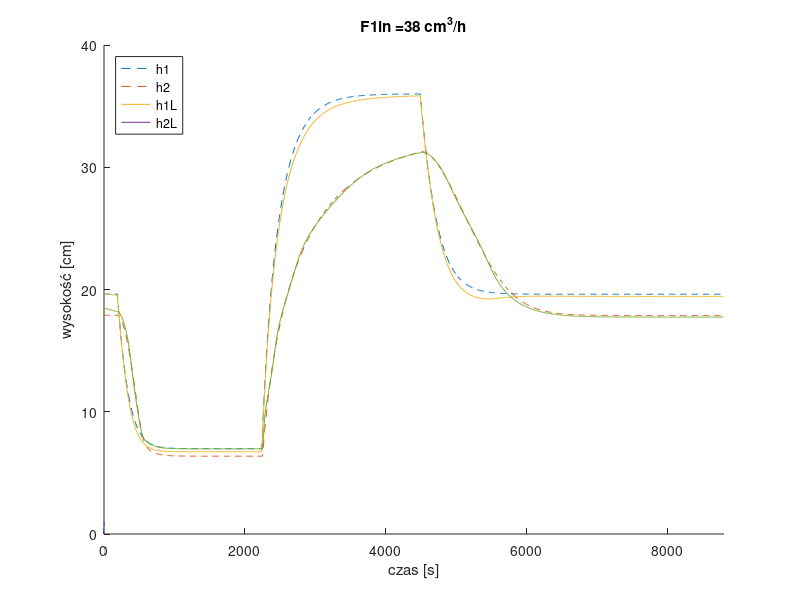
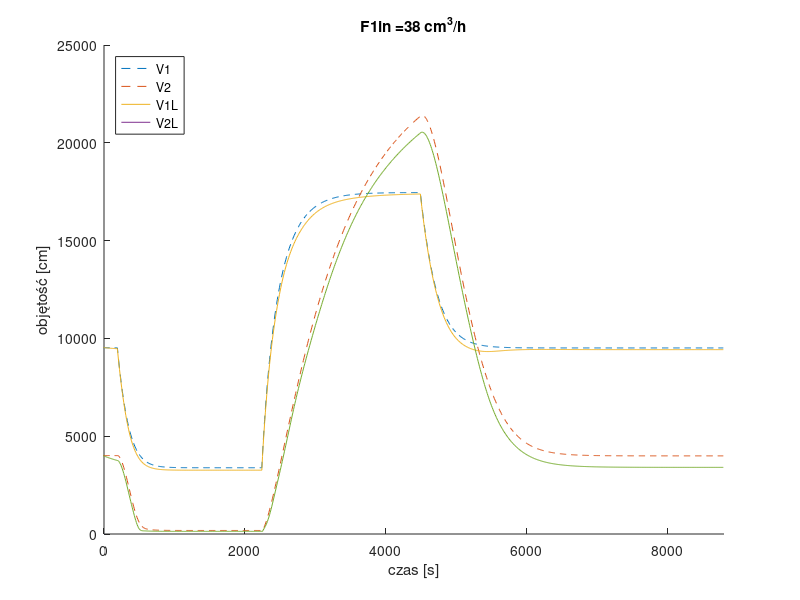
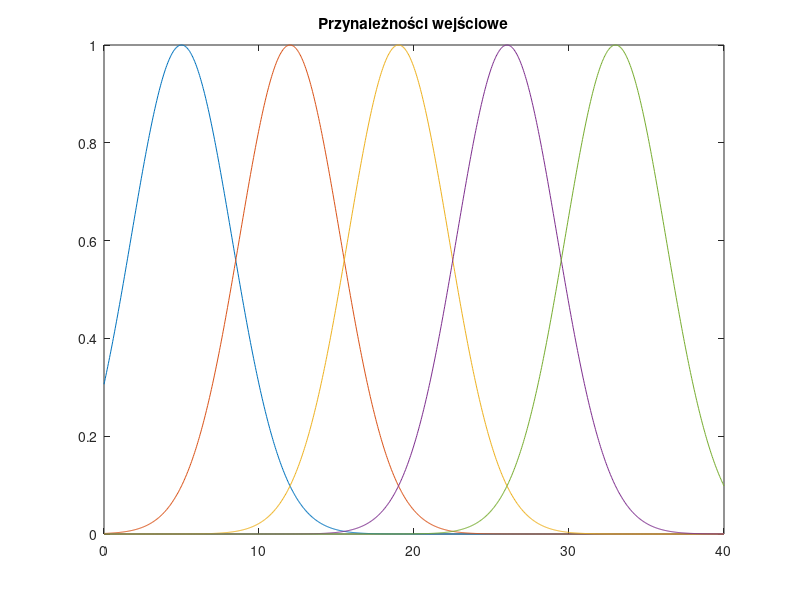

Write the MATLAB code that produced these figures, in order.
clear all;
close(figure(1));
close(figure(2));

%================= INIT ====================%
Tp = 10; % okres próbkowania 
k = 9000/Tp; % liczba próbek

time = linspace(-200,(k-1)*Tp-200,k);

A1 = 485; % cm^2
C2 = 0.7;
a1 = 21;
a2 = 22;

F1 = zeros(1,k);
F2 = zeros(1,k);
F3 = zeros(1,k);
F1in = zeros(1, k);

F1_L = zeros(1,k);
F2_L= zeros(1,k);
F3_L = zeros(1,k);

V1 = zeros(1, k);
V2 = zeros(1, k);
dV1 = zeros(1, k);
dV2 = zeros(1, k);

V1L = zeros(1, k);
V2L = zeros(1, k);
dV1L = zeros(1, k);
dV2L = zeros(1, k);

h2 = zeros(1, k);
h1 = zeros(1, k);

h2_L = zeros(1, k);
h1_L = zeros(1, k);

tau = 200/Tp; % s

h2_0 = 17.894;
h1_0 = a2^2/a1^2*h2_0;
V1_0 = h1_0*A1;
V2_0 = C2*h2_0^3;


h2(1:tau) = h2_0;
h1(1:tau) = h1_0;
h2_L(1:tau) = h2_0;
h1_L(1:tau) = h1_0;

FD = 18;

%================================================%
%========= Zmienne liniowy model rozmyty ========%
%================================================%
    n = 5;
    h2_0_L = zeros(1, n);
    h1_0_L = zeros(1, n);
    V1_0_L = zeros(1, n);
    V1_0_L = zeros(1, n);
    
    sqrt_h1_0 = zeros(1, n);
    sqrt_h2_0 = zeros(1, n);
    
    sqrtV20 = zeros(1, n);
    sqrt2V20 = zeros(1, n);

    w = zeros(1,n);
      
    h1_L_M = zeros(1,n);
    h2_L_M = zeros(1,n);
    V1L_M = zeros(1,n);
    V2L_M = zeros(1,n);





%=============== Przynależności wejściowe ===============%


h2_0_L(1) = 5;
h2_0_L(2) = 12;
h2_0_L(3) = 19;
h2_0_L(4) = 26;
h2_0_L(5) = 33;

h2_max = 40;
res = 1000;
x = linspace(0, h2_max, res);
%diff = 3.25;
diff = 3.25;

% w_arr{1} = trimf(x, [0  h2_0_L(1)     h2_0_L(2)+diff]);  % Przynależność do zbioru A1
% w_arr{2} = trimf(x, [h2_0_L(2)-diff   h2_0_L(2)     h2_0_L(2)+diff]);  % Przynależność do zbioru A2
% w_arr{3} = trimf(x, [h2_0_L(3)-diff   h2_0_L(3)     h2_0_L(3)+diff]); % Przynależność do zbioru A3
% w_arr{4} = trimf(x, [h2_0_L(4)-diff   h2_0_L(4)     h2_0_L(4)+diff]);  % Przynależność do zbioru A4
% w_arr{5} = trimf(x, [h2_0_L(5)-diff   h2_0_L(5)            h2_max]);  % Przynależność do zbioru A5

w_arr{1} = gaussmf(x, [diff   h2_0_L(1)]);  % Przynależność do zbioru A1
w_arr{2} = gaussmf(x, [diff   h2_0_L(2)]);  % Przynależność do zbioru A2
w_arr{3} = gaussmf(x, [diff   h2_0_L(3)]); % Przynależność do zbioru A3
w_arr{4} = gaussmf(x, [diff   h2_0_L(4)]);  % Przynależność do zbioru A4
w_arr{5} = gaussmf(x, [diff   h2_0_L(5)]);  % Przynależność do zbioru A5

% w_arr{1} = trapmf(x, [-5 2.5  7.5 10]);  % Przynależność do zbioru A1
% w_arr{2} = trapmf(x, [5 10 14 19]);  % Przynależność do zbioru A2
% w_arr{3} = trapmf(x, [12 17 21 26]); % Przynależność do zbioru A3
% w_arr{4} = trapmf(x, [19 24 28 33]);  % Przynależność do zbioru A4
% w_arr{5} = trapmf(x, [26 31 35 40]);  % Przynależność do zbioru A5

figure(3)
plot(x, w_arr{1}, x, w_arr{2}, x, w_arr{3}, x, w_arr{4}, x, w_arr{5});
title('Przynależności wejściowe');
    

for j = 1:n
    h1_0_L(j) = a2^2/a1^2*h2_0_L(j);
    V1_0_L(j) = h1_0_L(j)*A1;
    V2_0_L(j) = C2*h2_0_L(j)^3;
    
    sqrt_h1_0(j) = sqrt(h1_0_L(j));
    sqrt_h2_0(j) = sqrt(h2_0_L(j));
    
    sqrtV20(j) = nthroot(V2_0_L(j)/C2, 3);
    sqrt2V20(j) = nthroot((V2_0_L(j)/C2)^2, 3);
end

%=======================================%
V1(1:tau) = V1_0;
V2(1:tau) = V2_0;
V1L(1:tau) = V1_0;
V2L(1:tau) = V2_0;

%===============================%
%========= F1in wartość ========%
   ster = 75/2;
   ster2 = 72*1.5;
   ster3 = 75;
%===============================%

F1in(1:tau) = 75;
F1in(tau+1:k/2) = ster;
F1in(k/4+1:k) = ster2;
F1in(k/2+1:k) = ster3;
F1(1:tau) = 75;
F1_L(1:tau) = ster;
F2(1:tau) = a1*sqrt(h1_0);
F3(1:tau) = a2*sqrt(h2_0);
F2_L(1:tau) = F2(1:tau);
F3_L(1:tau) = F3(1:tau);





for i=(tau+1):k
    %================== MODEL NIELINIOWY ==================%  
    % zmodyfikowana metoda Eulera

    pomV1 = V1(i-1) + 0.5*Tp*(F1(i-1) + FD - a1*sqrt(h1(i-1)));
    if pomV1 < 0
        pomV1 = 0;
    end
    pomV2 = V2(i-1) + 0.5*Tp*(a1*sqrt(h1(i-1)) - a2*sqrt(h2(i-1)));
    if pomV2 < 0
        pomV2 = 0;
    end

    pomh1 = pomV1/A1;
    pomh2 = nthroot(pomV2/C2, 3);

    F1(i) = F1in(i - tau);
    F2(i) = a1*sqrt(pomh1);
    F3(i) = a2*sqrt(pomh2);

    dV1(i) = F1(i) + FD - F2(i); 
    dV2(i) = F2(i) - F3(i);

    V1(i) = V1(i-1) + Tp*dV1(i);

    if V1(i) < 0
        V1(i) = 0;
    end

    V2(i) = V2(i-1) + Tp*dV2(i);

    if V2(i) < 0
        V2(i) = 0;
    end

    h1(i) = V1(i)/A1;
    h2(i) = nthroot(V2(i)/C2, 3);



  %================== LINIOWY MODEL ROZMYTY ==================% 

    index = round(res   *  min(h2_max , h2_L(i-1))    /h2_max);
    
    for j = 1:n
        w(j) = w_arr{j}(index);
    end

  for j = 1:n
        if w(j) == 0
            V1L_M(j) = 0;
            V2L_M(j) = 0;
            h1_L_M(j) = 0;
            h2_L_M(j) = 0;
            continue
        end


       sqrt_h1_L = sqrt_h1_0(j) + (h1_L(i-1) - h1_0_L(j))/(2*sqrt_h1_0(j));
       sqrt_h2_L = sqrt_h2_0(j) + (h2_L(i-1) - h2_0_L(j))/(2*sqrt_h2_0(j));
    
       pomV1L = V1L(i-1) + 0.5*Tp*(F1_L(i-1) + FD - a1*sqrt_h1_L);
        if pomV1L < 0
            pomV1L = 0;
        end
    
       pomV2L = V2L(i-1) + 0.5*Tp*(a1*sqrt_h1_L - a2*sqrt_h2_L);
       if pomV2L < 0 
           pomV2L = 0;
       end
    
       pomh1_L = pomV1L/A1;
       pomh2_L = sqrtV20(j) + (pomV2L - V2_0_L(j))/(3*sqrt2V20(j));
       sqrt_h1_L = sqrt_h1_0(j) + (pomh1_L - h1_0_L(j))/(2*sqrt_h1_0(j));
       sqrt_h2_L = sqrt_h2_0(j) + (pomh2_L - h2_0_L(j))/(2*sqrt_h2_0(j));
    
       F1_L(i) = F1in(i - tau);
       F2_L(i) = a1*sqrt_h1_L ;
       F3_L(i) = a2*sqrt_h2_L ;
    
       dV1L(i) = F1_L(i) + FD - F2_L(i); 
       dV2L(i) = F2_L(i) - F3_L(i);
    
       V1L_M(j) = V1L(i-1) + Tp*dV1L(i);
    
       if V1L_M(j) < 0
           V1L_M(j) = 0;
       end
    
       V2L_M(j) = V2L(i-1) + Tp*dV2L(i);
    
       if V2L_M(j) < 0
           V2L_M(j) = 0;
       end
    
       h1_L_M(j) = V1L_M(j)/A1;
       h2_L_M(j) = sqrtV20(j) + (V2L_M(j) - V2_0_L(j))/(3*sqrt2V20(j));
  end

%================================%

   h1_L_M_suma = 0;
   h2_L_M_suma = 0;
   V1L_M_suma = 0;
   V2L_M_suma = 0;

   for j = 1:n
        h1_L_M_suma = h1_L_M_suma + h1_L_M(j)*w(j);
        h2_L_M_suma = h2_L_M_suma + h2_L_M(j)*w(j);
        V1L_M_suma = V1L_M_suma + V1L_M(j)*w(j);
        V2L_M_suma = V2L_M_suma + V2L_M(j)*w(j);
        
   end
        w_suma = sum(w(1:n));

        h1_L(i) = h1_L_M_suma/w_suma;
        h2_L(i) = h2_L_M_suma/w_suma;
        V1L(i) = V1L_M_suma/w_suma;
        V2L(i) = V2L_M_suma/w_suma;

end



%================ WYKRESY ================%

figure(2)
hold on
plot(time, V1,'--')
title(strcat("F1in = ", int2str(ster)," cm^{3}/h"))
xlabel('czas [s]') 
ylabel('objętość [cm]') 
plot(time, V2,'--')
plot(time, V1L,Color=[0,0.75,1])
plot(time, V2L,Color=[0.7,0.2,0.2])
xlim([0 k*Tp-200])
legend("V1", "V2", "V1L", "V2L",'Location','northwest')

figure(1)
hold on
plot(time, h1,'--')
title(strcat("F1in = ", int2str(ster)," cm^{3}/h"))
xlabel('czas [s]') 
ylabel('wysokość [cm]') 
%hold on
plot(time, h2,'--')

plot(time, h1_L,Color=[0,0.75,1])
plot(time, h2_L,Color=[0.7,0.2,0.2])
xlim([0 k*Tp-200])
legend("h1", "h2", "h1L", "h2L",'Location','northwest')
hold off




hold off


